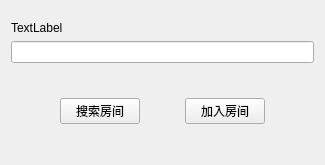
<?xml version="1.0" encoding="UTF-8"?>
<ui version="4.0">
 <class>JoinRoom</class>
 <widget class="QDialog" name="JoinRoom">
  <property name="geometry">
   <rect>
    <x>0</x>
    <y>0</y>
    <width>325</width>
    <height>165</height>
   </rect>
  </property>
  <property name="windowTitle">
   <string>Dialog</string>
  </property>
  <layout class="QVBoxLayout" name="verticalLayout">
   <item>
    <spacer name="verticalSpacer">
     <property name="orientation">
      <enum>Qt::Orientation::Vertical</enum>
     </property>
     <property name="sizeType">
      <enum>QSizePolicy::Policy::Fixed</enum>
     </property>
     <property name="sizeHint" stdset="0">
      <size>
       <width>20</width>
       <height>10</height>
      </size>
     </property>
    </spacer>
   </item>
   <item>
    <widget class="QLabel" name="describe">
     <property name="text">
      <string>TextLabel</string>
     </property>
    </widget>
   </item>
   <item>
    <widget class="QLineEdit" name="roomName"/>
   </item>
   <item>
    <widget class="QStackedWidget" name="stackedWidget">
     <property name="currentIndex">
      <number>1</number>
     </property>
     <widget class="QWidget" name="page">
      <layout class="QHBoxLayout" name="horizontalLayout">
       <item>
        <spacer name="horizontalSpacer">
         <property name="orientation">
          <enum>Qt::Orientation::Horizontal</enum>
         </property>
         <property name="sizeHint" stdset="0">
          <size>
           <width>98</width>
           <height>20</height>
          </size>
         </property>
        </spacer>
       </item>
       <item>
        <widget class="QPushButton" name="createRoom">
         <property name="text">
          <string>创建房间</string>
         </property>
        </widget>
       </item>
       <item>
        <spacer name="horizontalSpacer_2">
         <property name="orientation">
          <enum>Qt::Orientation::Horizontal</enum>
         </property>
         <property name="sizeHint" stdset="0">
          <size>
           <width>98</width>
           <height>20</height>
          </size>
         </property>
        </spacer>
       </item>
      </layout>
     </widget>
     <widget class="QWidget" name="page_2">
      <layout class="QHBoxLayout" name="horizontalLayout_2">
       <item>
        <spacer name="horizontalSpacer_3">
         <property name="orientation">
          <enum>Qt::Orientation::Horizontal</enum>
         </property>
         <property name="sizeHint" stdset="0">
          <size>
           <width>40</width>
           <height>20</height>
          </size>
         </property>
        </spacer>
       </item>
       <item>
        <widget class="QPushButton" name="searchRoom">
         <property name="text">
          <string>搜索房间</string>
         </property>
        </widget>
       </item>
       <item>
        <spacer name="horizontalSpacer_4">
         <property name="orientation">
          <enum>Qt::Orientation::Horizontal</enum>
         </property>
         <property name="sizeHint" stdset="0">
          <size>
           <width>26</width>
           <height>20</height>
          </size>
         </property>
        </spacer>
       </item>
       <item>
        <widget class="QPushButton" name="joinRoom">
         <property name="text">
          <string>加入房间</string>
         </property>
        </widget>
       </item>
       <item>
        <spacer name="horizontalSpacer_5">
         <property name="orientation">
          <enum>Qt::Orientation::Horizontal</enum>
         </property>
         <property name="sizeHint" stdset="0">
          <size>
           <width>40</width>
           <height>20</height>
          </size>
         </property>
        </spacer>
       </item>
      </layout>
     </widget>
    </widget>
   </item>
  </layout>
 </widget>
 <resources/>
 <connections/>
</ui>
